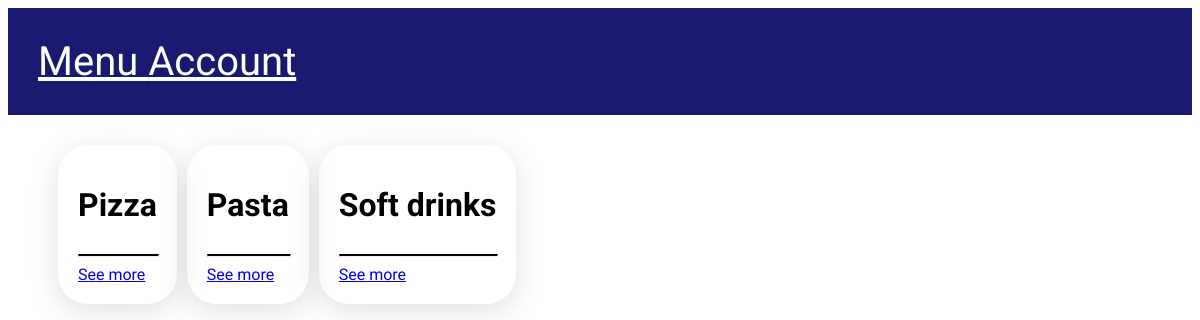
Before: /menu with the older database file.
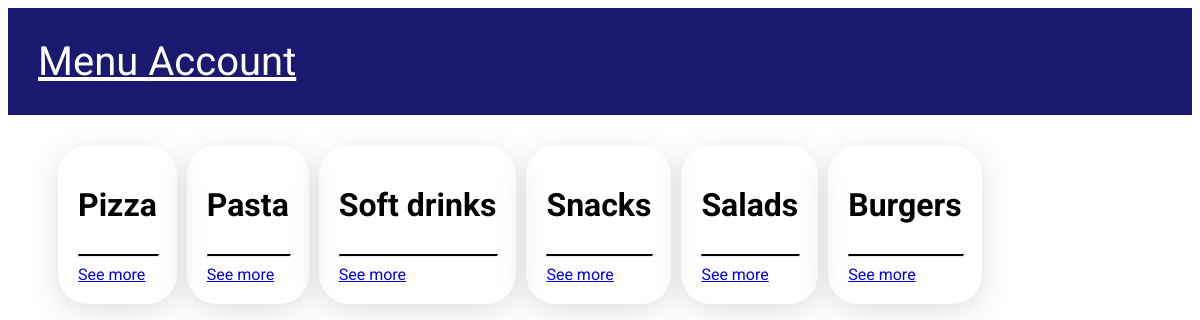
After: the same page with the newer database file.
### tables this page shows
CREATE TABLE "category" (
	"id"	INTEGER NOT NULL UNIQUE,
	"category_name"	TEXT NOT NULL UNIQUE,
	PRIMARY KEY("id" AUTOINCREMENT)
);

### app.py (the view)
@app.route('/menu', methods=['GET'])
def menu():
    with SQLiteDB("dish.db") as db:
        categories = db.select_from("category", ["*"])
        return render_template("menu.html", categories=categories)

### functions.py (called while the page is built)
def dict_factory(cursor, row):
    d = {}
    for idx, col in enumerate(cursor.description):
        d[col[0]] = row[idx]
    return d

    def __enter__(self):
        return self

    def __exit__(self, exc_type, exc_val, exc_tb):
        self.con.commit()
        self.con.close()

    def sql_query(self, query: str):
        answer = self.cur.execute(query)
        return answer.fetchall()

    def select_from(self, table_name: str, columns: list, where: dict = None, join_table: str = None, join_columns: tuple = None):
        columns = ", ".join(columns)
        query = f"SELECT {columns} FROM {table_name}"
        if join_table:
            join_table = f" JOIN {join_table} on {join_table}.{join_columns[0]} = {table_name}.{join_columns[1]}"
            query += join_table
        if where:
            where = " WHERE " + " AND ".join([f"{key} = '{value}'" for key, value in where.items()])
            query += where
        return self.sql_query(query)

### templates/menu.html
{% extends 'base.html' %}
{% block content %}
    <div class="container user_addresses">
        {% for category in categories %}
            <div class="content-holder orders">
                <h1>{{ category.category_name }}</h1>
                <hr class="line">
                <a href="/menu/{{ category.category_name }}"> See more </a>
            </div>
        {% endfor %}
    </div>
{% endblock %}

### templates/base.html (shortened to what this page needs)
<!DOCTYPE html>
<html lang="en">
<head>
    <link rel="stylesheet" href="{{ url_for('static', filename='css/style.css') }}">
</head>
<body>
    <header>
        <nav>
            <a href="/menu"> Menu </a>
            <a href="/user"> Account </a>
        </nav>
    </header>
    <main>
        {% block content %} {% endblock %}
    </main>
</body>
</html>

### static/css/style.css (style rules this page uses)
body { font-family: 'Roboto', sans-serif; }
header { display: flex; justify-content: space-between; align-items: center; font-size: 40px; margin: 0; padding: 30px; background-color: midnightblue; }
header a { color: white; }
.container { padding: 30px 50px 30px 50px; }
.content-holder { display: flex; flex-direction: column; border-radius: 30px; padding: 20px; box-shadow: rgba(100, 100, 111, 0.2) 0px 7px 29px 0px; }
.line { border-top: 2px solid black; width: 100% }
.user_addresses { display: flex; align-items: center; gap: 10px; }

Changed rows visible on the page:
added category: category_name "Snacks"
added category: category_name "Salads"
added category: category_name "Burgers"
